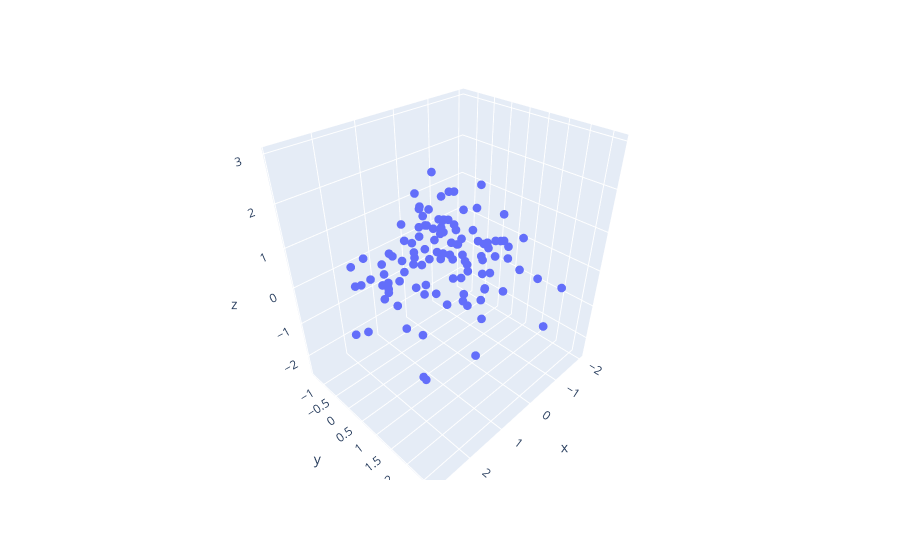

Notebook code cell kept with this figure:
### Code cell
fig = px.scatter_3d(x=coords[0], y=coords[1], z=coords[2], size_max=15)
fig.update_traces(marker={'size': 3})
fig.show()
